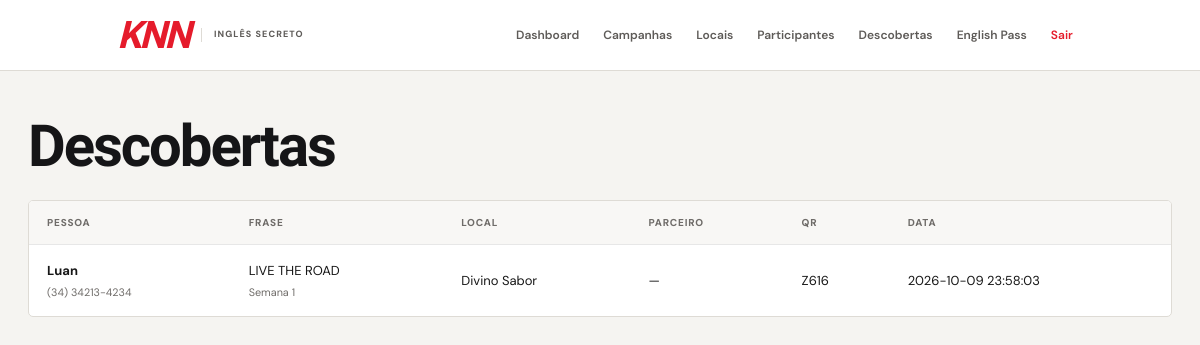
/admin/descobertas (signed in), run on an earlier commit of the app's database.
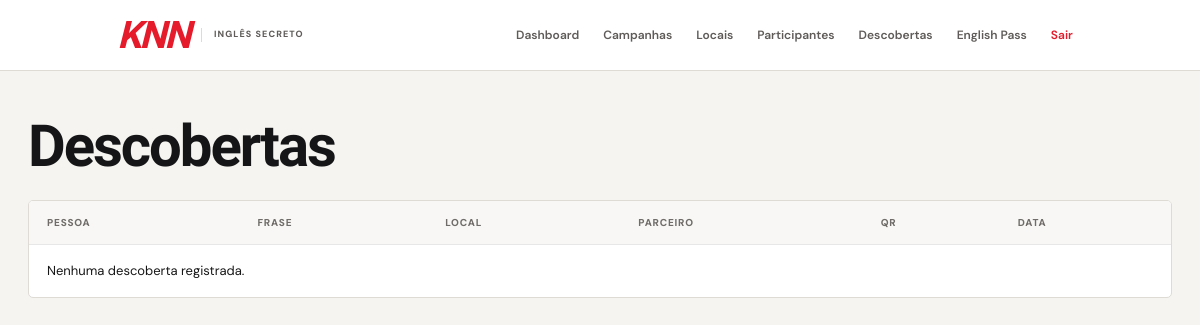
And on a later commit of the database.
### tables this page shows
CREATE TABLE descobertas (
            id INTEGER PRIMARY KEY AUTOINCREMENT,
            usuario_id INTEGER NOT NULL,
            campanha_id INTEGER NOT NULL,
            local_id INTEGER NOT NULL,
            qr_code_id INTEGER NOT NULL,
            data_hora TEXT NOT NULL DEFAULT CURRENT_TIMESTAMP,

            FOREIGN KEY (usuario_id)
                REFERENCES usuarios(id)
                ON DELETE CASCADE,

            FOREIGN KEY (campanha_id)
                REFERENCES campanhas(id)
                ON DELETE CASCADE,

            FOREIGN KEY (local_id)
                REFERENCES locais(id)
                ON DELETE CASCADE,

            FOREIGN KEY (qr_code_id)
                REFERENCES qr_codes(id)
                ON DELETE CASCADE,

            UNIQUE(usuario_id, campanha_id)
        );

CREATE TABLE usuarios (
            id INTEGER PRIMARY KEY AUTOINCREMENT,
            nome TEXT NOT NULL,
            whatsapp TEXT NOT NULL,
            email TEXT,
            data_cadastro TEXT NOT NULL DEFAULT CURRENT_TIMESTAMP
        , idade INTEGER);

CREATE TABLE campanhas (
            id INTEGER PRIMARY KEY AUTOINCREMENT,
            codigo TEXT NOT NULL UNIQUE,
            nome TEXT NOT NULL,
            semana INTEGER NOT NULL,
            frase TEXT NOT NULL,
            traducao TEXT NOT NULL,
            data_inicio TEXT,
            data_fim TEXT,
            ativa INTEGER NOT NULL DEFAULT 0,
            data_criacao TEXT NOT NULL DEFAULT CURRENT_TIMESTAMP
        , opcao_a TEXT, opcao_b TEXT, opcao_c TEXT, resposta_correta TEXT DEFAULT 'A', categoria TEXT DEFAULT 'frases');

CREATE TABLE locais (
            id INTEGER PRIMARY KEY AUTOINCREMENT,
            nome TEXT NOT NULL,
            endereco TEXT,
            parceiro TEXT,
            ativo INTEGER NOT NULL DEFAULT 1
        );

CREATE TABLE qr_codes (
            id INTEGER PRIMARY KEY AUTOINCREMENT,
            codigo TEXT NOT NULL UNIQUE,
            campanha_id INTEGER NOT NULL,
            local_id INTEGER NOT NULL,
            data_criacao TEXT NOT NULL DEFAULT CURRENT_TIMESTAMP,

            FOREIGN KEY (campanha_id)
                REFERENCES campanhas(id)
                ON DELETE CASCADE,

            FOREIGN KEY (local_id)
                REFERENCES locais(id)
                ON DELETE CASCADE
        );

### app.py (the view)
@app.route("/admin/descobertas")
@admin_required
def descobertas():
    connection = get_connection()
    lista = connection.execute(
        """
        SELECT
            descobertas.*,
            usuarios.nome AS usuario_nome,
            usuarios.whatsapp,
            campanhas.frase,
            campanhas.semana,
            locais.nome AS local_nome,
            locais.parceiro,
            qr_codes.codigo AS qr_codigo
        FROM descobertas
        INNER JOIN usuarios
            ON usuarios.id = descobertas.usuario_id
        INNER JOIN campanhas
            ON campanhas.id = descobertas.campanha_id
        INNER JOIN locais
            ON locais.id = descobertas.local_id
        INNER JOIN qr_codes
            ON qr_codes.id = descobertas.qr_code_id
        ORDER BY descobertas.data_hora DESC
        """
    ).fetchall()
    connection.close()
    return render_template(
        "admin/descobertas.html",
        descobertas=lista
    )

### app.py (called while the page is built)
@app.before_request
def desativar_campanhas_expiradas():
    hoje = datetime.now().strftime("%Y-%m-%d")
    connection = get_connection()
    connection.execute(
        """
        UPDATE campanhas
        SET ativa = 0
        WHERE ativa = 1
          AND data_fim != ''
          AND data_fim IS NOT NULL
          AND data_fim < ?
        """,
        (hoje,)
    )
    connection.commit()
    connection.close()

def admin_required(function):
    @wraps(function)
    def decorated_function(*args, **kwargs):
        if not session.get("admin_logged"):
            return redirect(
                url_for("admin_login")
            )
        return function(*args, **kwargs)
    return decorated_function

### database.py (called while the page is built)
def get_connection():
    os.makedirs(os.path.dirname(DATABASE_PATH), exist_ok=True)
    connection = sqlite3.connect(DATABASE_PATH)
    connection.row_factory = sqlite3.Row
    connection.execute("PRAGMA foreign_keys = ON")
    return connection

### templates/admin/descobertas.html (shortened to what this page needs)
{% extends "base.html" %}
{% block content %}
<div class="admin-header">
    <div>
        <h1>
            Descobertas
        </h1>
    </div>
</div>
<div class="table-container">
    <table>
        <thead>
            <tr>
                <th>
                    Pessoa
                </th>
                <th>
                    Frase
                </th>
                <th>
                    Local
                </th>
                <th>
                    Parceiro
                </th>
                <th>
                    QR
                </th>
                <th>
                    Data
                </th>
            </tr>
        </thead>
        <tbody>
            {% for descoberta in descobertas %}
            <tr>
                <td>
                    <strong>
                        {{ descoberta.usuario_nome }}
                    </strong>
                    <small>
                        {{ descoberta.whatsapp }}
                    </small>
                </td>
                <td>
                    {{ descoberta.frase }}
                    <small>
                        Semana {{ descoberta.semana }}
                    </small>
                </td>
                <td>
                    {{ descoberta.local_nome }}
                </td>
                <td>
                    {{ descoberta.parceiro or '—' }}
                </td>
                <td>
                    {{ descoberta.qr_codigo }}
                </td>
                <td>
                    {{ descoberta.data_hora }}
                </td>
            </tr>
            {% else %}
            <tr>
                <td colspan="6" class="empty-table">
                    Nenhuma descoberta registrada.
                </td>
            </tr>
            {% endfor %}
        </tbody>
    </table>
</div>
{% endblock %}

### templates/base.html (shortened to what this page needs)
<!DOCTYPE html>
<html lang="pt-BR">
<head>
    <link rel="stylesheet" href="{{ url_for('static', filename='css/style.css') }}">
    <link rel="stylesheet" href="{{ url_for('static', filename='css/public.css') }}">
    <link rel="stylesheet" href="{{ url_for('static', filename='css/admin.css') }}">
</head>
<body class="{% if request.path.startswith('/admin') %}admin-page{% endif %} {% block body_class %}{% endblock %}">
    <header class="topbar">
        <a class="brand" href="{% if session.get('admin_logged') %}{{ url_for('admin_dashboard') }}{% else %}{{ url_for('index') }}{% endif %}">
            <span class="brand-knn">KNN</span>
            <span class="brand-secret">INGLÊS SECRETO</span>
        </a>
        {% if session.get('admin_logged') %}
        <nav class="admin-nav">
            <a href="{{ url_for('admin_dashboard') }}">
                Dashboard
            </a>
            <a href="{{ url_for('campanhas') }}">
                Campanhas
            </a>
            <a href="{{ url_for('locais') }}">
                Locais
            </a>
            <a href="{{ url_for('participantes') }}">
                Participantes
            </a>
            <a href="{{ url_for('descobertas') }}">
                Descobertas
            </a>
            <a href="{{ url_for('admin_pass') }}">
                English Pass
            </a>
            <a href="{{ url_for('admin_logout') }}">
                Sair
            </a>
        </nav>
        {% endif %}
    </header>
    <main class="main-container">
        {% block content %}
        {% endblock %}
    </main>
</body>
</html>

### static/css/style.css (style rules this page uses)
:root { --knn-red: #ed1b2f; --knn-red-dark: #c9001d; --knn-red-deep: #a90018; --knn-red-light: #fff0f2; --black: #111111; --text: #171717; --text-soft: #5f5f5f; --muted: #858585; --white: #ffffff; --background: #f7f7f7; --surface: #ffffff; --border: #e7e7e7; --border-dark: #d5d5d5; --green: #159447; --green-light: #eaf8ef; --yellow: #f0a800; --yellow-light: #fff7df; --blue: var(--knn-red); --blue-dark: var(--knn-red-dark); --blue-light: var(--knn-red-light); --red: var(--knn-red); --red-dark: var(--knn-red-dark); --pink: #ff3150; --pink-light: #fff0f2; --max-width: 1180px; --radius-sm: 8px; --radius-md: 14px; --radius-lg: 20px; --shadow-sm: 0 2px 10px rgba(0, 0, 0, 0.06); --shadow-md: 0 8px 30px rgba(0, 0, 0, 0.08); }
* { box-sizing: border-box; margin: 0; padding: 0; }
html { scroll-behavior: smooth; }
body { min-height: 100vh; font-family: "DM Sans", Arial, sans-serif; font-size: 16px; line-height: 1.5; color: var(--text); background: var(--background); -webkit-font-smoothing: antialiased; }
a { color: inherit; text-decoration: none; }
.topbar { position: sticky; top: 0; z-index: 1000; width: 100%; height: 72px; background: var(--knn-red); color: var(--white); box-shadow: 0 2px 12px rgba(0, 0, 0, 0.12); }
.topbar>* { max-width: var(--max-width); margin-left: auto; margin-right: auto; }
.topbar { padding-left: 24px; padding-right: 24px; display: flex; align-items: center; justify-content: space-between; gap: 32px; }
.brand { display: flex; align-items: center; gap: 12px; flex-shrink: 0; color: var(--white); }
.brand-knn { font-size: 32px; font-weight: 800; letter-spacing: -2px; line-height: 1; }
.brand-secret { padding-left: 12px; border-left: 1px solid rgba(255, 255, 255, 0.45); font-size: 13px; font-weight: 600; letter-spacing: 0.3px; }
.admin-nav { display: flex; align-items: center; justify-content: flex-end; gap: 6px; min-width: 0; }
.admin-nav a { display: flex; align-items: center; min-height: 40px; padding: 8px 13px; border-radius: 999px; color: rgba(255, 255, 255, 0.92); font-size: 14px; font-weight: 600; white-space: nowrap; transition: background 0.2s ease, color 0.2s ease; }
.main-container { width: min(calc(100% - 48px), var(--max-width)); margin: 0 auto; padding: 48px 0 64px; }
.admin-header { display: flex; align-items: flex-end; justify-content: space-between; gap: 24px; margin-bottom: 32px; }
.admin-header h1 { font-size: clamp(32px, 5vw, 48px); line-height: 1; letter-spacing: -2px; font-weight: 800; }
.table-container { width: 100%; overflow-x: auto; }
table { width: 100%; border-collapse: collapse; text-align: left; }
table th { padding: 14px 18px; border-bottom: 1px solid var(--border); background: #fafafa; color: var(--text-soft); font-size: 12px; font-weight: 800; text-transform: uppercase; letter-spacing: 0.5px; white-space: nowrap; }
table td { padding: 16px 18px; border-bottom: 1px solid var(--border); color: var(--text); vertical-align: middle; }
table tr:last-child td { border-bottom: 0; }
table tbody tr { transition: background 0.15s ease; }

### static/css/public.css (style rules this page uses)
:root { --p-red: #e51b2b; --p-red-dark: #bb1020; --p-ink: #141416; --p-cream: #f7f5f1; --p-line: #dedbd5; --p-muted: #68666a; }

What changed in the data, as far as the page shows it:
removed descobertas: usuario_nome "Luan", whatsapp "(34) 34213-4234", frase "LIVE THE ROAD", semana "1", local_nome "Divino Sabor", parceiro "—", qr_codigo "Z616", data_hora "2026-10-09 23:58:03"
Also different on the page:
text now shown: "Nenhuma descoberta registrada."
